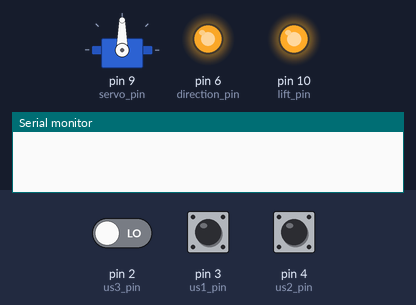
A sketch run on a simulated Arduino Uno, built with avr-gcc and run on an emulated ATmega328P. On the bench: servo, output pins drawn as LEDs (lit = HIGH), the last lines printed to the serial monitor. The test bench sets the inputs (shaded band); at power-on: pin 4 (us2_pin) LOW, pin 3 (us1_pin) LOW, pin 2 (us3_pin) LOW.

Above: at 1.2 s.
1.3 s: pin 4 (us2_pin) pulsed HIGH 2 times (0.12 s each, 0.3 s apart)
At 2.9 s:
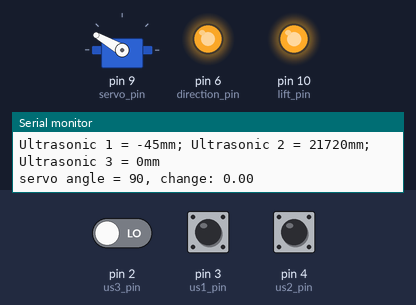
4.9 s: pin 3 (us1_pin) pulsed HIGH 5 times (0.12 s each, 0.3 s apart)
At 8.3 s:
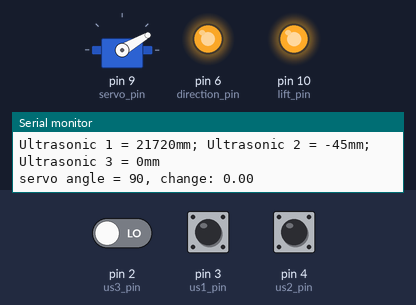
Timing chart, 0 to 12.5 s (numbered marks = the images above; inputs shaded):
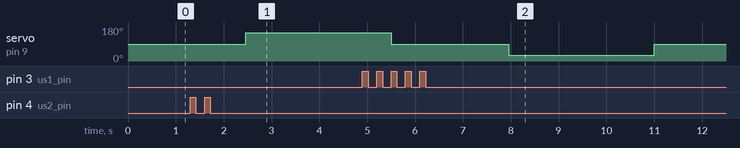

Measured:
- after the input at 1.3 s, servo on pin 9 (servo_pin): 90° → 150° after 1.2 s

The sketch:

hovercraft_driver.ino
```cpp
#include <Servo.h>
#define direction_pin 6                            // PIN DEFINITIONS
#define lift_pin 10
#define servo_pin 9
#define us1_pin 3
#define us2_pin 4
#define us3_pin 2

//define constants
Servo servo; 	// initializing servo angle and a servo object
volatile int servo_angle = 90;
double turn_rate = 0.0;
bool DCC_ACTIVE = false; 	//course correction flag
bool TURN_ACTIVE = false; 	//panic mode flag

//control panel
const double DCC_AGGRO = 2;	//course correct sensitivity
const double servo_offset = 0; 	//software servo offset: used for calibration
const double servo_limit = 60; 	//servo choke angle: degrees away from mid
const double DCC_THRESHOLD = 300; 	//DCC algo activation distance
const double DCC_THRESHOLD_STRAIGHT = 500; //panic mode activation distance
const double PANIC_AGGRO = 2.75; 	//panic mode MULTIPLIER
const double THRUST_SPEED = 245; //thruster speed

//define sensors
long US1, US2, US3, US_reading_1, US_reading_2, US_reading_3;

void setup()
{
  pinMode(lift_pin,OUTPUT);
  pinMode(direction_pin,OUTPUT);              // pin modes
  pinMode(servo_pin,OUTPUT);
  pinMode(us1_pin,INPUT);
  pinMode(us2_pin,INPUT);
  pinMode(us3_pin, INPUT);

  servo.attach(servo_pin);
  analogWrite(6,THRUST_SPEED); //thrust: analog
  digitalWrite(10,255); 	//lift: digital only
  Serial.begin(9600);

  servo.write(servo_angle - servo_offset);
}

void loop() {
  read_sensor();
  print_range();
  DCC();

  delay(5);
}

/*--------------------------------------------FUNCTIONS-----------------------------------------*/

void read_sensor(){
  //US sensor 1
  US1 = pulseIn(us1_pin, HIGH);
  US_reading_1 = US1 * 1.81378476420798 / 10;
  //US sensor 2
  US2 = pulseIn(us2_pin, HIGH);
  US_reading_2 = US2 * 1.81378476420798 / 10;
  //US sensor 3
  US3 = pulseIn(us3_pin, HIGH);
  US_reading_3 = US3 * 1.81378476420798 / 10;

  US_reading_1 -= 45;
  US_reading_2 -= 45;
}

void DCC(){ //DCC = Dynamic Course Correction
  DCC_ACTIVE = false;
  turn_rate = 0;
  servo_angle = 90;
  TURN_ACTIVE = false;
  double aggro_temp = DCC_AGGRO;

  if (US_reading_1 <= DCC_THRESHOLD || US_reading_2 <= DCC_THRESHOLD || US_reading_3 <= DCC_THRESHOLD_STRAIGHT){
    DCC_ACTIVE = true;

    if(US_reading_3 <= DCC_THRESHOLD_STRAIGHT){//determine whether or not to activate panic mode
      TURN_ACTIVE = true;
      aggro_temp *= PANIC_AGGRO;
    }

    if(US_reading_1 < US_reading_2){ //adjust left
        turn_rate = -1.0 / (US_reading_1 / 10.0);
    }else if(US_reading_1 > US_reading_2){//adjust right
        turn_rate = 1.0 / (US_reading_2 / 10.0);
    }
    turn_rate *= 180;

    }else{//no adjustment
      turn_rate = 0;
  }

  turn_rate *= aggro_temp;
  servo_angle += turn_rate;

  //sway choke
    if(servo_angle > 90 + servo_limit){
      servo_angle = 90 + servo_limit;
    }else if(servo_angle < 90 - servo_limit){
      servo_angle = 90 - servo_limit;
    }

  servo.write(servo_angle - servo_offset);
}

void print_range(){
Serial.print("Ultrasonic 1 = ");
Serial.print(US_reading_1);
Serial.print("mm");
Serial.print("; ");

Serial.print("Ultrasonic 2 = ");
Serial.print(US_reading_2);
Serial.print("mm");
Serial.print("; ");

Serial.print("Ultrasonic 3 = ");
Serial.print(US_reading_3);
Serial.print("mm");
Serial.println(" ");

Serial.print("servo angle = ");
Serial.print(servo_angle);
Serial.print(", change: ");
Serial.print(turn_rate);
Serial.println(" ");
}
```
